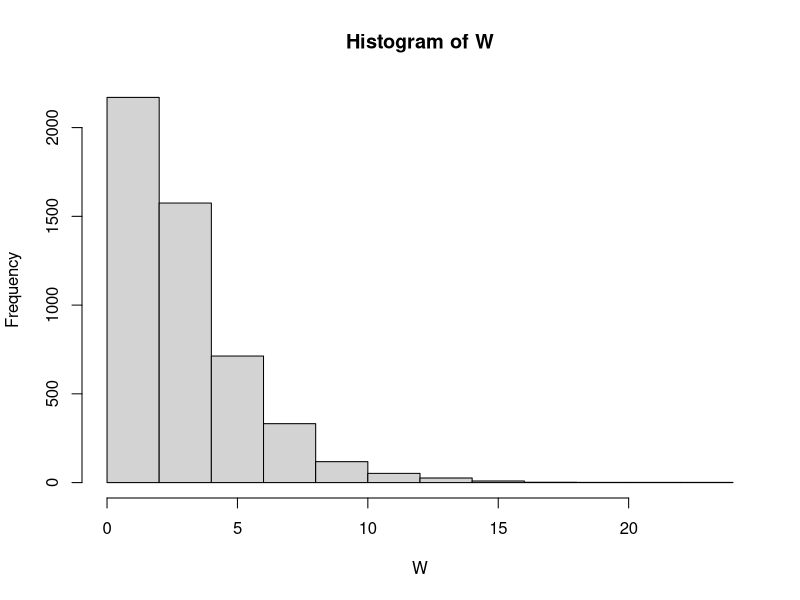
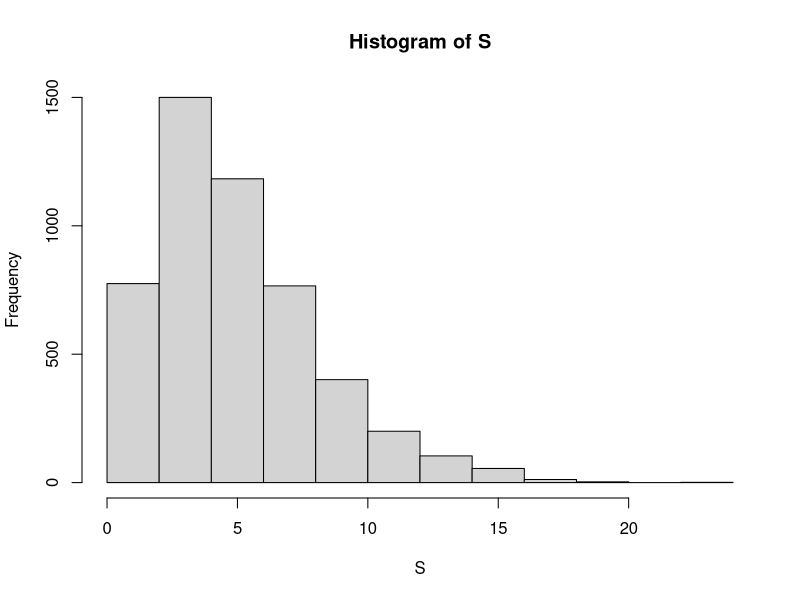
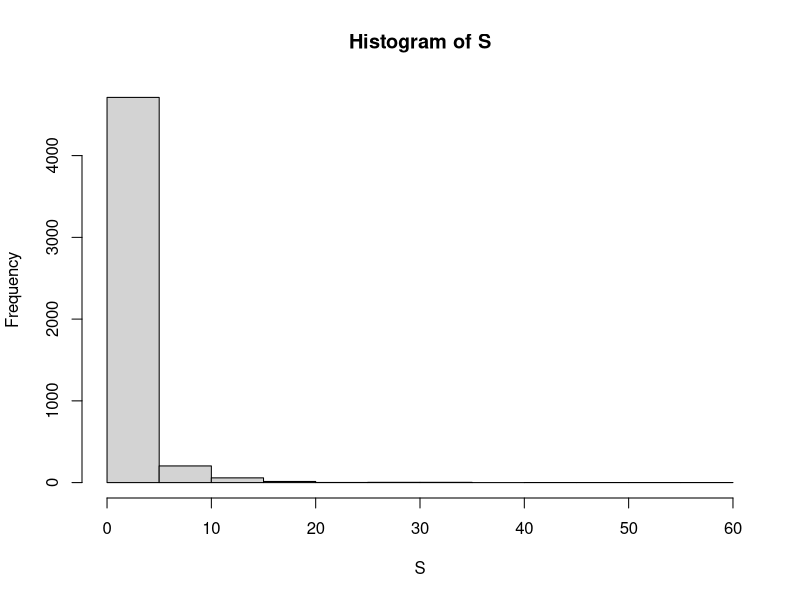

The R source for these figures, in order:
## ---- chunk 1
data.File1 <- read.csv("rocket_propellant.csv")
model1 <- lm(Shear.Strength..psi. ~ Age.of.Propellant..weeks., data = data.File1)
model1$coefficients
## ---- chunk 2
data.File2 <- read.csv("delivery_times.csv")
model2 <- lm(Delivery_Time ~ Number_of_Cases_x1 + Distance_x2, data = data.File2)
model2$coefficients
## ---- chunk 3
X <- cbind(numeric(length(data.File1$Observation)) + 1, data.File1)
colnames(X)[1] <- "One"
X <- X[, c(1, 4)]
X <- as.matrix(X, nrow = length(X$'One'), ncol = 2)
## ---- chunk 4
# 1
variance <- sum(model1$residuals^2)/(length(data.File1[,2]) - 2)
variance

# 2
varVec <- variance * solve(t(X) %*% X)
Var <- diag(varVec)
t <- model1$coefficients/Var
t
## ---- chunk 5
# 1
W <- vector()
for (i in 1:5000) {
  W <- append(W, rnorm(1)^2 + rnorm(1)^2 + rnorm(1)^2)
}


# 2
hist(W)
m <- mean(W)
v <- var(W)

# 3
theoretical.mean <- 3
theoretical.variance <- 6

# 4
m - theoretical.mean
v - theoretical.variance
## ---- chunk 6
# 1
X <- matrix(rnorm(40, 5, 3), nrow = 8, ncol = 5)
Px <- X %*% solve(t(X) %*% X) %*% t(X)
if (norm(Px - Px%*%Px, type = "2") < 1e-6) {
  print("Px is Idempotent")
}

# 2
S <- NULL
for (i in 1:5000) {
  Y <- NULL
  for (j in 1:8) {
    Y <- c(Y, rnorm(1))
  }
  Y <- as.matrix(Y, 1, 8)
  S <- c(S, t(Y) %*% Px %*% Y)
}


# 3
hist(S)
m <- mean(S)
v <- var(S)
m
v

# 4
theoretical.mean <- 5
theoretical.variance <- 10

# 5
m - theoretical.mean
v - theoretical.variance
## ---- chunk 7

# 2
P.X.1 = Px
P.X.2 = diag(1, 8, 8) - P.X.1
df1 <- qr(P.X.2)$rank
df2 <- qr(P.X.1)$rank
S <- NULL
for (i in 1:5000) {
  Y <- NULL
  for (j in 1:8) {
    Y <- c(Y, rnorm(1))
  }
  Y <- as.matrix(Y, 1, 8)
  S <- c(S, as.vector(t(Y) %*% P.X.2 %*% Y / df1)/(t(Y) %*% P.X.1 %*% Y / df2))
}


# 3
hist(S)
m <- mean(S)
v <- var(S)
m
v

# 4
theoretical.mean <- 5/3
theoretical.variance <- (2 * (5^2) * (3 + 5 - 2)) / (3 * (5 - 2)^2 * (5 - 4))
theoretical.mean
theoretical.variance
  
# 5
m - theoretical.mean
v - theoretical.variance
